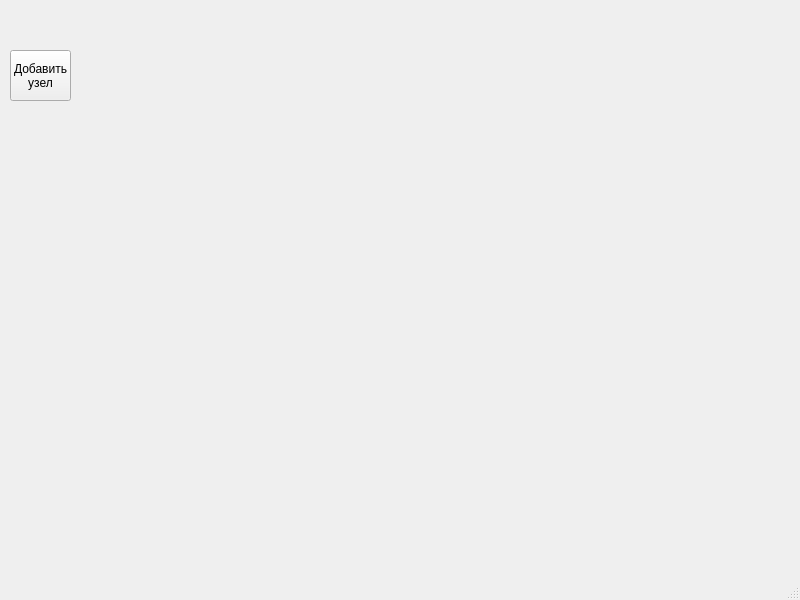
<?xml version="1.0" encoding="UTF-8"?>
<ui version="4.0">
 <class>interface_admin</class>
 <widget class="QMainWindow" name="interface_admin">
  <property name="geometry">
   <rect>
    <x>0</x>
    <y>0</y>
    <width>800</width>
    <height>600</height>
   </rect>
  </property>
  <property name="minimumSize">
   <size>
    <width>800</width>
    <height>600</height>
   </size>
  </property>
  <property name="windowTitle">
   <string>Project</string>
  </property>
  <widget class="QWidget" name="centralwidget">
   <widget class="QPushButton" name="add_node_btn">
    <property name="geometry">
     <rect>
      <x>10</x>
      <y>50</y>
      <width>61</width>
      <height>51</height>
     </rect>
    </property>
    <property name="text">
     <string>Добавить
узел</string>
    </property>
   </widget>
  </widget>
  <widget class="QMenuBar" name="menubar">
   <property name="geometry">
    <rect>
     <x>0</x>
     <y>0</y>
     <width>800</width>
     <height>21</height>
    </rect>
   </property>
  </widget>
  <widget class="QStatusBar" name="statusbar"/>
 </widget>
 <resources/>
 <connections/>
</ui>
